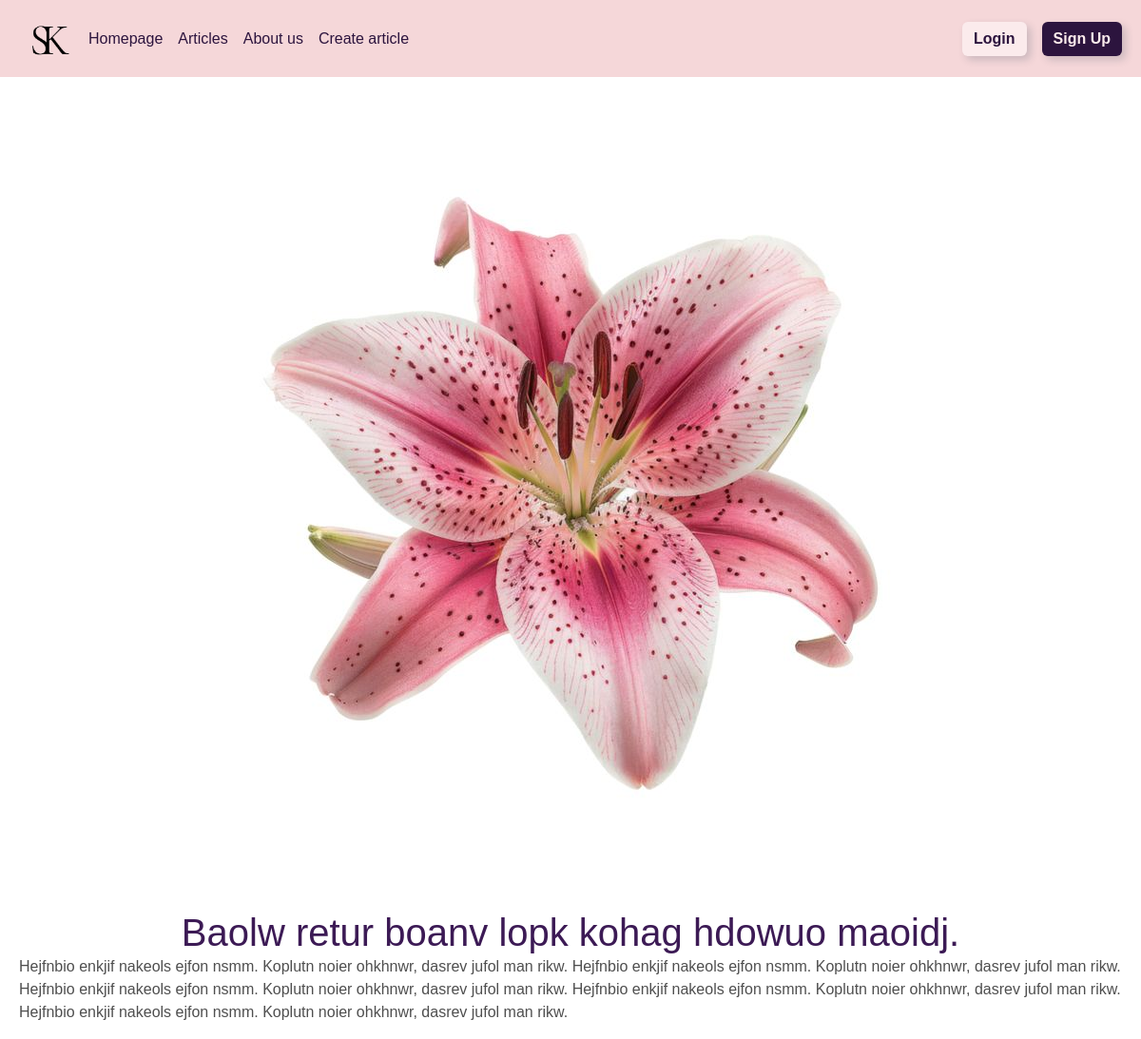
Screenshot of /articles/baolw-retur-boanv-lopk-kohag-hdowuo-maoidj-i4vv with the database file from the repository.
### articles/models.py (models this page shows, shortened)
class Article(models.Model):
    title = models.CharField(max_length=200)
    slug = models.SlugField(unique=True)
    body = models.TextField()
    date = models.DateTimeField(auto_now_add=True)
    thumbnail = models.ImageField(upload_to='images/', blank=True, default='images/default.jpg')
    author = models.ForeignKey(User, default=None, on_delete=models.CASCADE)

### articles/views.py (the view)
# urls.py: path('<slug:slug>', views.article_item, name='article_detail'),
def article_item(request, slug):
    article = Article.objects.get(slug=slug)
    return render(request, 'articles/article_item.html', {'article': article})

### articles/templates/articles/article_item.html (shortened to what this page needs)
{% extends "base_layout.html" %}
{% block content %}
    <div class="container">
        <div class="article-detail">
            <div class="images">
                {% if article.thumbnail.url != null %}
                    <img src="{{ article.thumbnail.url }}" alt="">
                {% endif %}
            </div>
            <h1>{{ article.title }}</h1>
            <p class="article_body">{{ article.body }}</p>
        </div>
    </div>
{% endblock content %}

### static/assets/style.css (style rules this page uses)
.article-detail { min-width: 100%; }
.article-detail .images { margin-top: 70px; display: flex; justify-content: center; align-items: center; border-radius: 10px; }

### static/assets/sass/base.css (style rules this page uses)
body { font-family: "Lucida Sans", "Lucida Sans Regular", "Lucida Grande", "Lucida Sans Unicode", sans-serif !important; width: 100%; height: 100%; margin: 0; padding: 0; }
.container { max-width: 1200px; margin: 0 auto; padding: 0 20px; overflow: hidden; }
h1 { margin-top: 70px !important; margin-bottom: 0; text-align: center; color: rgb(60, 26, 85); }
p { color: rgb(79, 79, 79); }

### rows the page displays
Article: thumbnail (picture), title "Baolw retur boanv lopk kohag hdowuo maoidj.", body "Hejfnbio enkjif nakeols ejfon nsmm. Koplutn noier ohkhnwr, dasrev jufol man rikw. Hejfnbio enkjif nakeols ejfon nsmm. Koplutn noier ohkhnwr, dasrev jufol man rikw. Hejfnbio enkjif nakeols ejfon nsmm. Koplutn noier ohkhnwr, dasrev jufol man rikw. Hejfnbio enkjif nakeols ejfon nsmm. Koplutn noier ohkhnwr, dasrev jufol man rikw. Hejfnbio enkjif nakeols ejfon nsmm. Koplutn noier ohkhnwr, dasrev jufol man rikw."
